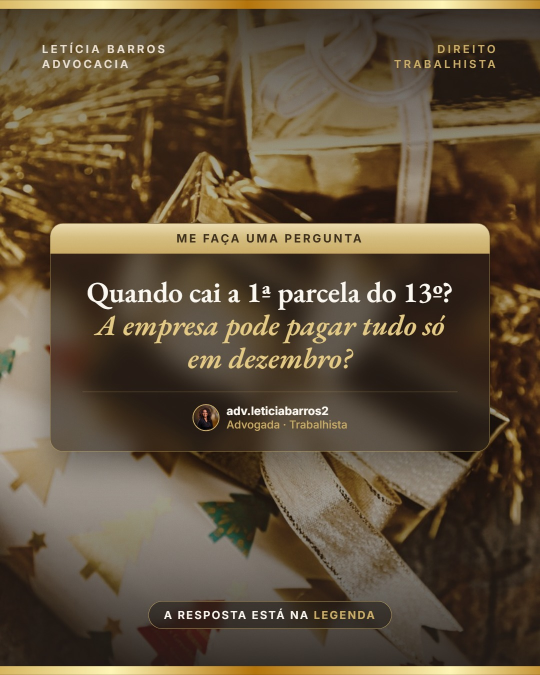
#> input picture apps/api/_saida_producao_1510/pecas/13-salario-2026-pergunta-v6.jpg, 1080 x 1350 px, given in place of 10675499.jpg, which was not available (shown at 1/2 size)
$ python importar_grito_d.py
#> lines starting #> are read from the running program, lines starting #| are printed output that depends on the picture
### producao/editor/acervo.py
"""Acervo: as peças editáveis em disco. Guarda as regras da marca e nunca apaga material pronto:
original.json e saídas não são sobrescritos. Cada peça é pecas/<nome>/{peca.json, original.json, fotos/}."""
import io
import json
import re
import shutil
import uuid
from datetime import datetime
from pathlib import Path

from PIL import Image, ImageOps

FONTES = {"EB Garamond", "Inter", "Playfair Display"}  # Cormorant reprovada pela Dra.; ver docs/PASSAGEM_DE_CONTEXTO.md
TAMANHO_MINIMO = 22  # docs/MANUAL_CONTEUDO_REDES.md: nada abaixo de 22 px
LADO_MAXIMO_FOTO = 2400
_NOME = re.compile(r"^[A-Za-z0-9][A-Za-z0-9_-]{0,79}$")
_FOTO = re.compile(r"^[A-Za-z0-9_-]+\.jpg$")


class PecaInvalida(ValueError):
    """A mensagem é mostrada a quem está editando."""


def _validar(doc):
    if not isinstance(doc, dict) or not isinstance(doc.get("elementos"), list):
        raise PecaInvalida("Peça sem elementos.")
    for e in doc["elementos"]:
        tipo = e.get("tipo") if isinstance(e, dict) else None
        if tipo not in ("texto", "imagem", "retangulo", "luz"):
            raise PecaInvalida(f"Elemento desconhecido: {tipo}.")
        if tipo == "texto":
            if e.get("fonte") not in FONTES:
                raise PecaInvalida("Use EB Garamond, Playfair Display ou Inter.")
            if not isinstance(e.get("tamanho"), (int, float)) or e["tamanho"] < TAMANHO_MINIMO:
                raise PecaInvalida(f"Nenhum texto pode ficar abaixo de {TAMANHO_MINIMO} px.")
        if tipo == "imagem" and not _FOTO.match(str(e.get("arquivo", ""))):
            raise PecaInvalida("Foto inválida.")


class Acervo:
    def __init__(self, raiz):
        self._raiz = Path(raiz)
        self._pecas = self._raiz / "pecas"
        self._saidas = self._raiz / "saidas"

    def _pasta(self, nome):
        if not _NOME.match(str(nome)):
            raise PecaInvalida("Use só letras, números, hífen e sublinhado no nome.")
        return self._pecas / nome

    # [5 lines left out: function _existente, not called in this run]

    @staticmethod
    def _gravar(caminho, doc):
        temp = caminho.with_suffix(".tmp")
        temp.write_text(json.dumps(doc, ensure_ascii=False, indent=1), encoding="utf-8")
        temp.replace(caminho)  # troca atômica: queda de energia não deixa peça pela metade

    def nomes(self):
        return sorted(p.parent.name for p in self._pecas.glob("*/peca.json"))

    def abrir(self, nome):
        return json.loads((self._existente(nome) / "peca.json").read_text(encoding="utf-8"))

    def criar(self, nome, doc, fotos=None):
        """fotos: {arquivo: bytes} já tratadas, gravadas como vieram."""
        pasta = self._pasta(nome)
        if pasta.exists():
            raise PecaInvalida(f"Já existe uma peça chamada {nome}.")
        _validar(doc)
        for arquivo in fotos or {}:
            if not _FOTO.match(arquivo):
                raise PecaInvalida("Foto inválida.")
        (pasta / "fotos").mkdir(parents=True)
        for arquivo, dados in (fotos or {}).items():
            (pasta / "fotos" / arquivo).write_bytes(dados)
        self._gravar(pasta / "peca.json", doc)
        self._gravar(pasta / "original.json", doc)

    # [51 lines left out: functions salvar, restaurar, copiar, guardar_foto, caminho_foto, guardar_saida and 1 more, not called in this run]

### producao/editor/importar_grito_d.py
"""Cria no editor a peça grito-D-editorial, com os mesmos valores de producao/estilos/palavra-de-ouro/gerar.py.
Não mexe na peça do estilo. Uso: python importar_grito_d.py (recusa se a peça já existir)."""
import io
from pathlib import Path

from PIL import Image

from acervo import Acervo

AQUI = Path(__file__).resolve().parent
FOTO = AQUI.parent / "estilos" / "palavra-de-ouro" / "fotos" / "10675499.jpg"
OURO, AREIA = "#C9A962", "#EFE6D9"
NOME = "grito-D-editorial"


def foto_tratada():
    """Comprime só as altas luzes da pele (teto=205 de gerar.foto_grito): o preto continua preto."""
    f = Image.open(FOTO).convert("L").point(lambda v: v if v < 110 else 110 + (v - 110) * 95 / 145).convert("RGB")
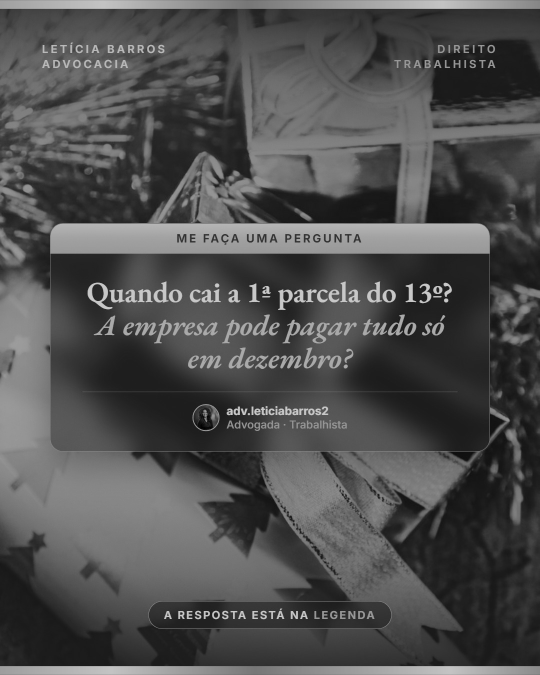
#> f: PIL image 1080x1350 RGB (shown at 1/2 size); min 0, max 205, mean 78.8
    b = io.BytesIO()
    f.save(b, "JPEG", quality=95)
    return b.getvalue()


def documento(foto):
    radial = "radial-gradient(ellipse 54% 50% at 58% 54%,#000 58%,transparent 100%)"
    texto = lambda id, x, y, html, fonte, tamanho, cor=AREIA, **e: {"id": id, "nome": e.pop("nome", id), "tipo": "texto", "x": x, "y": y, "html": html, "fonte": fonte, "tamanho": tamanho, "cor": cor, **e}
    return {"largura": 1080, "altura": 1440, "fundo": "#231E1A", "elementos": [
        {"id": "faixa-topo", "nome": "Faixa do topo", "tipo": "retangulo", "x": 0, "y": 0, "largura": 1080, "altura": 6, "cor": OURO},
        {"id": "faixa-base", "nome": "Faixa do rodapé", "tipo": "retangulo", "x": 0, "y": 1434, "largura": 1080, "altura": 6, "cor": OURO},
        {"id": "foto", "nome": "Foto", "tipo": "imagem", "x": 300, "y": 310, "largura": 740, "altura": 952, "arquivo": foto, "mistura": "screen",
         "sepia": 0.14, "pb": True, "mascara_caixa": "linear-gradient(#000 88%,transparent)", "mascara_foto": radial},
        texto("gritar", 9, 1348, "GRITAR", "EB Garamond", 270, "ouro-brilho", nome="GRITAR", peso=500, entrelinha=1, espacamento=0.015, rotacao=-90),
        texto("assunto", 320, 96, "ASSÉDIO MORAL", "Inter", 32, OURO, nome="Assunto", peso=600, espacamento=0.12),
        texto("area", 766.3125, 104, "Direito do Trabalho", "Inter", 24, nome="Área", peso=500),
        texto("frase", 320, 153, "não é <i>cobrar.</i>", "EB Garamond", 132, nome="Frase", peso=500, entrelinha=1.02, espacamento=-0.015, cor_destaque=OURO),
        texto("apoio", 320, 305.625, "Cobrar resultados é legítimo.<br>Humilhar trabalhadores, não.", "Inter", 32, nome="Apoio", entrelinha=1.34),
        texto("ressalva", 320, 405.375, "Abuso repetido pode configurar assédio moral.", "Inter", 26, nome="Ressalva", entrelinha=1.35),
        {"id": "fio", "nome": "Fio da assinatura", "tipo": "retangulo", "x": 320, "y": 1261.21875, "largura": 664, "altura": 2, "cor": OURO},
        texto("nome", 320, 1279.21875, "LETÍCIA BARROS", "Inter", 24, nome="Nome", peso=600, entrelinha=1.35, espacamento=0.12),
        texto("oab", 320, 1311.609375, "Advocacia · OAB/ES 39.948", "Inter", 24, nome="OAB", peso=500, entrelinha=1.35),
    ]}


if __name__ == "__main__":
    Acervo(AQUI).criar(NOME, documento("foto.jpg"), {"foto.jpg": foto_tratada()})
    print(NOME)

$ run again, on apps/api/_saida_producao_1510/pecas/assedio-eleitoral-voto-v10-3.jpg
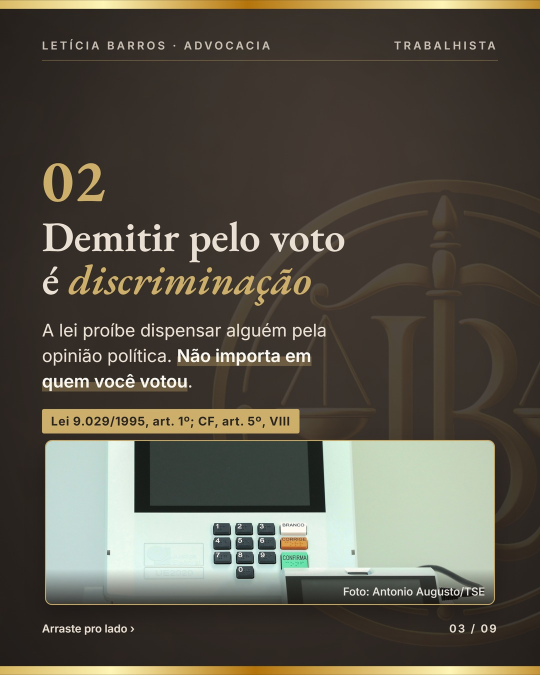
#> input picture apps/api/_saida_producao_1510/pecas/assedio-eleitoral-voto-v10-3.jpg, 1080 x 1350 px, given in place of 10675499.jpg, which was not available (shown at 1/2 size)
#> in foto_tratada, `f = Image.open(FOTO).convert("L").point(lambda v: v if v < 110 else 11..`:
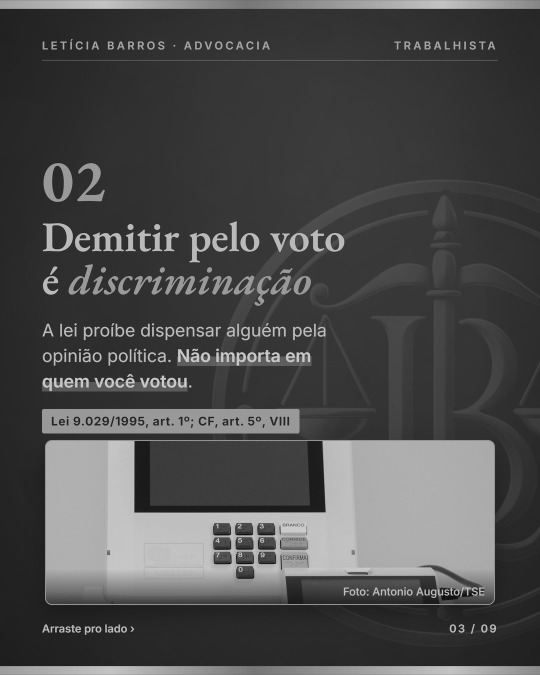
#> f: PIL image 1080x1350 RGB (shown at 1/2 size); min 0, max 205, mean 75.7

$ run again, on apps/api/_saida_producao_1510/pecas/assedio-eleitoral-voto-v10-5.jpg
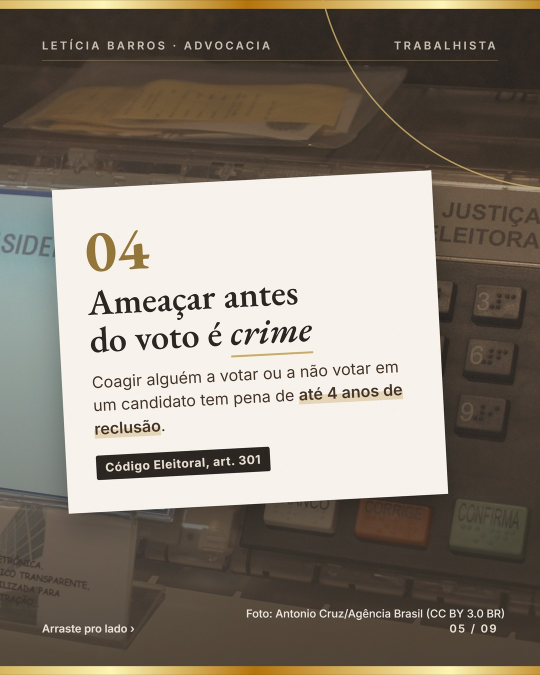
#> input picture apps/api/_saida_producao_1510/pecas/assedio-eleitoral-voto-v10-5.jpg, 1080 x 1350 px, given in place of 10675499.jpg, which was not available (shown at 1/2 size)
#> in foto_tratada, `f = Image.open(FOTO).convert("L").point(lambda v: v if v < 110 else 11..`:
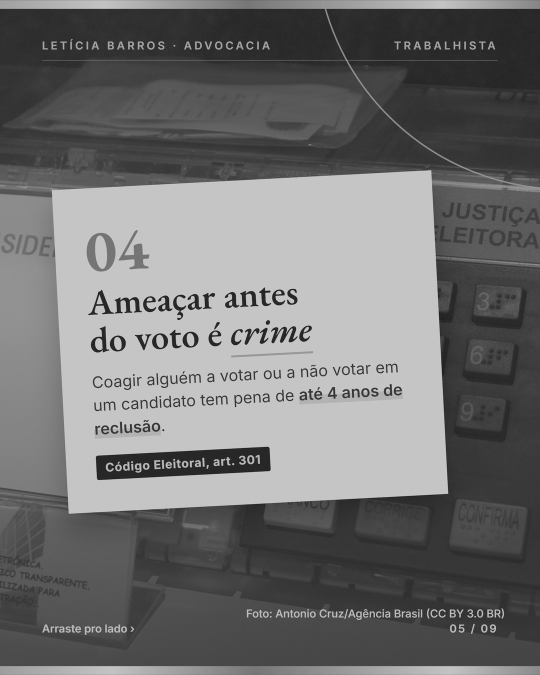
#> f: PIL image 1080x1350 RGB (shown at 1/2 size); min 1, max 204, mean 112.3
